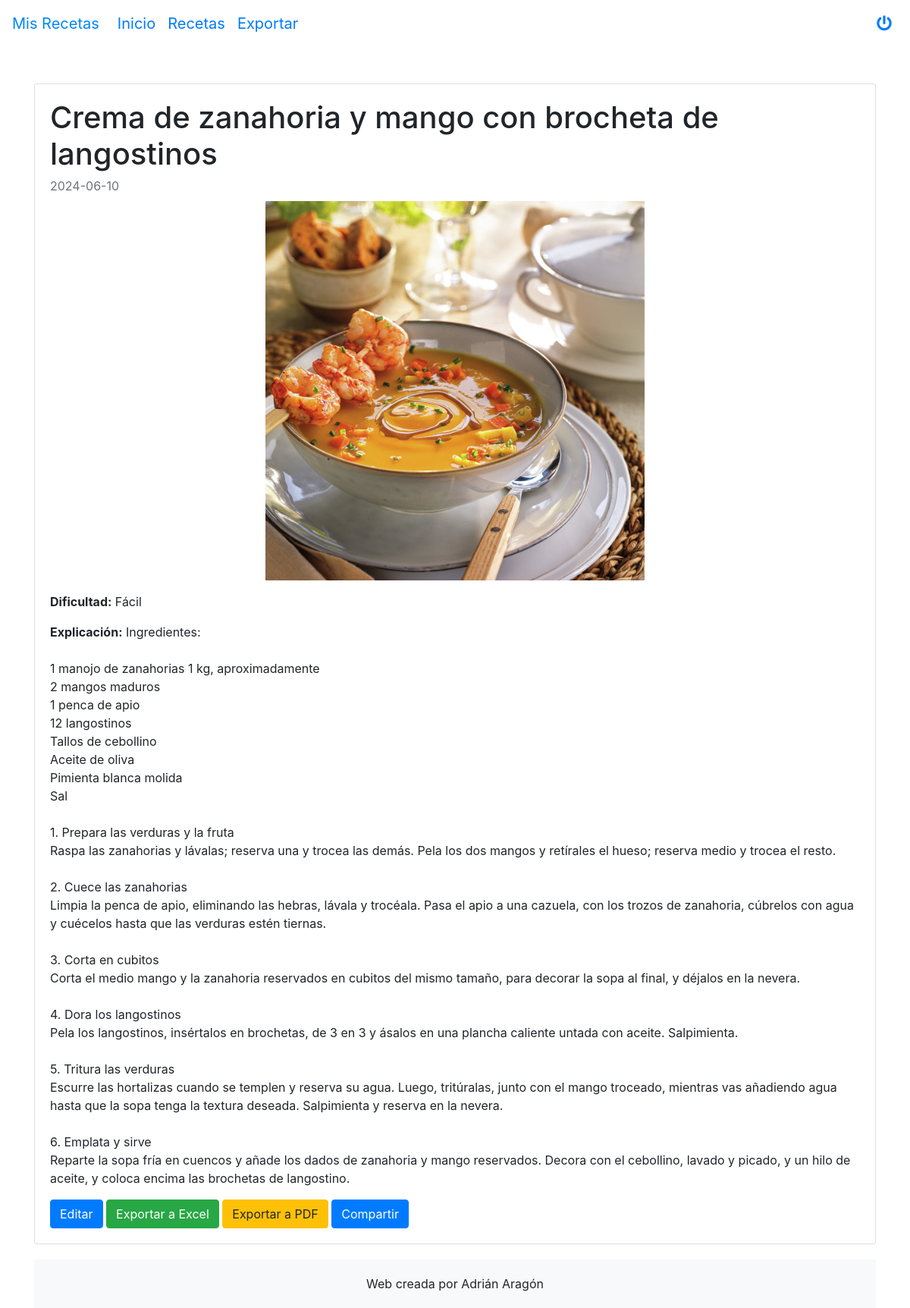
The page /views/recetas.php?id=1 (signed in) on the database its author committed.
### tables this page shows
CREATE TABLE `recetas` (
    `id` int(11) NOT NULL AUTO_INCREMENT,
    `tipo` enum(
        'Plato principal',
        'Entrante',
        'Postre'
    ) NOT NULL,
    `nombre` varchar(255) NOT NULL,
    `fecha_creacion` date NOT NULL,
    `imagen` varchar(255) DEFAULT NULL,
    `dificultad` enum(
        'No se ha especificado la dificultad',
        'Muy fácil',
        'Fácil',
        'Normal',
        'Difícil',
        'Muy difícil'
    ) NOT NULL,
    `explicacion` text DEFAULT NULL,
    PRIMARY KEY (`id`)
);

### views/recetas.php (the view, shortened to what this page needs)
<?php include '../inc/header.php'; ?>
<div class="container mt-5">
    <?php
    $id = $_GET["id"];
    $host = "localhost";
    $db   = "misrecetas";
    $user = "root";
    $pass = "";
    $conn = new mysqli($host, $user, $pass, $db);
    $sql = "SELECT * FROM recetas WHERE id = ?";
    $stmt = $conn->prepare($sql);
    $stmt->bind_param("i", $id);
    $stmt->execute();
    $result = $stmt->get_result();
    $receta = $result->fetch_assoc();
    ?>
    <div class="card">
        <div class="card-body">
            <h1 class="card-title"><?php echo $receta["nombre"]; ?></h1>
            <p class="card-subtitle mb-2 text-muted"><?php echo $receta["fecha_creacion"]; ?></p>
            <div class="d-flex justify-content-center">
                <?php if (empty($receta["imagen"]) || $receta["imagen"] == "img/imagen_predeterminada.svg") : ?>
                    <img class="img-fluid" src="../img/imagen_predeterminada.svg" alt="Imagen de la receta" style="max-width: 500px;">
                <?php else : ?>
                    <img class="img-fluid" src="../uploads/<?php echo $receta["imagen"]; ?>" alt="Imagen de la receta" style="max-width: 500px;">
                <?php endif; ?>
            </div>
            <p class="card-text mt-3"><strong>Dificultad:</strong> <?php echo $receta["dificultad"]; ?></p>
            <p class="card-text"><strong>Explicación:</strong> <?php echo nl2br($receta["explicacion"]); ?></p>
            <a href="editar_receta.php?id=<?php echo $id; ?>" class="btn btn-primary">Editar</a>
            <a class="btn btn-success" href="exportarexcel.php?id=<?php echo $id; ?>" role="button">Exportar a Excel</a>
            <a class="btn btn-warning" href="exportarpdf.php?id=<?php echo $id; ?>" role="button">Exportar a PDF</a>
            <a href="mailto:?subject=Mira esta receta que he encontrado en www.misrecetas.com&body=Hola, mira esta receta que he encontrado en www.misrecetas.com %0D%0A%0D%0ANombre de la receta: <?php echo rawurlencode($receta['nombre']); ?>%0D%0ADificultad: <?php echo rawurlencode($receta['dificultad']); ?>%0D%0AExplicación: <?php echo rawurlencode(str_replace('<br />', "\n", nl2br($receta['explicacion']))); ?>%0D%0A%0D%0AHaz click aquí para entrar en nuestra página y registrarte. Podrás ver esta y muchas recetas más: http://localhost/recetas.php?id=<?php echo $id; ?>" class="btn btn-primary">Compartir</a>
        </div>
    </div>
    <?php include '../inc/footer.php'; ?>
    </body>
    </html>

### css/style.css (style rules this page uses)
.card { display: flex; flex-direction: column; }
.card-body { flex: 1 0 auto; }
body { background: url('../img/background.sv') no-repeat center center fixed; -webkit-background-size: cover; -moz-background-size: cover; -o-background-size: cover; background-size: cover; }

### rows shown on the page
recetas: nombre "Crema de zanahoria y mango con brocheta de langostinos", fecha_creacion "2024-06-10", imagen (picture), dificultad "Fácil", explicacion "Ingredientes: 1 manojo de zanahorias 1 kg, aproximadamente 2 mangos maduros 1 penca de apio 12 langostinos Tallos de cebollino Aceite de oliva Pimienta blanca molida Sal 1. Prepara las verduras y la fruta Raspa las zanahorias y lávalas; reserva una y trocea las demás. Pela los dos mangos y retírales el hueso; reserva medio y trocea el resto. 2. Cuece las zanahorias Limpia la penca de apio, eliminando las hebras, lávala y trocéala. Pasa el apio a una cazuela, con los trozos de zanahoria, cúbrelos con agua y cuécelos hasta que las verduras estén tiernas. 3. Corta en cubitos Corta el medio mango y la zanahoria reservados en cubitos del mismo tamaño, para decorar la sopa al final, y déjalos en…"
